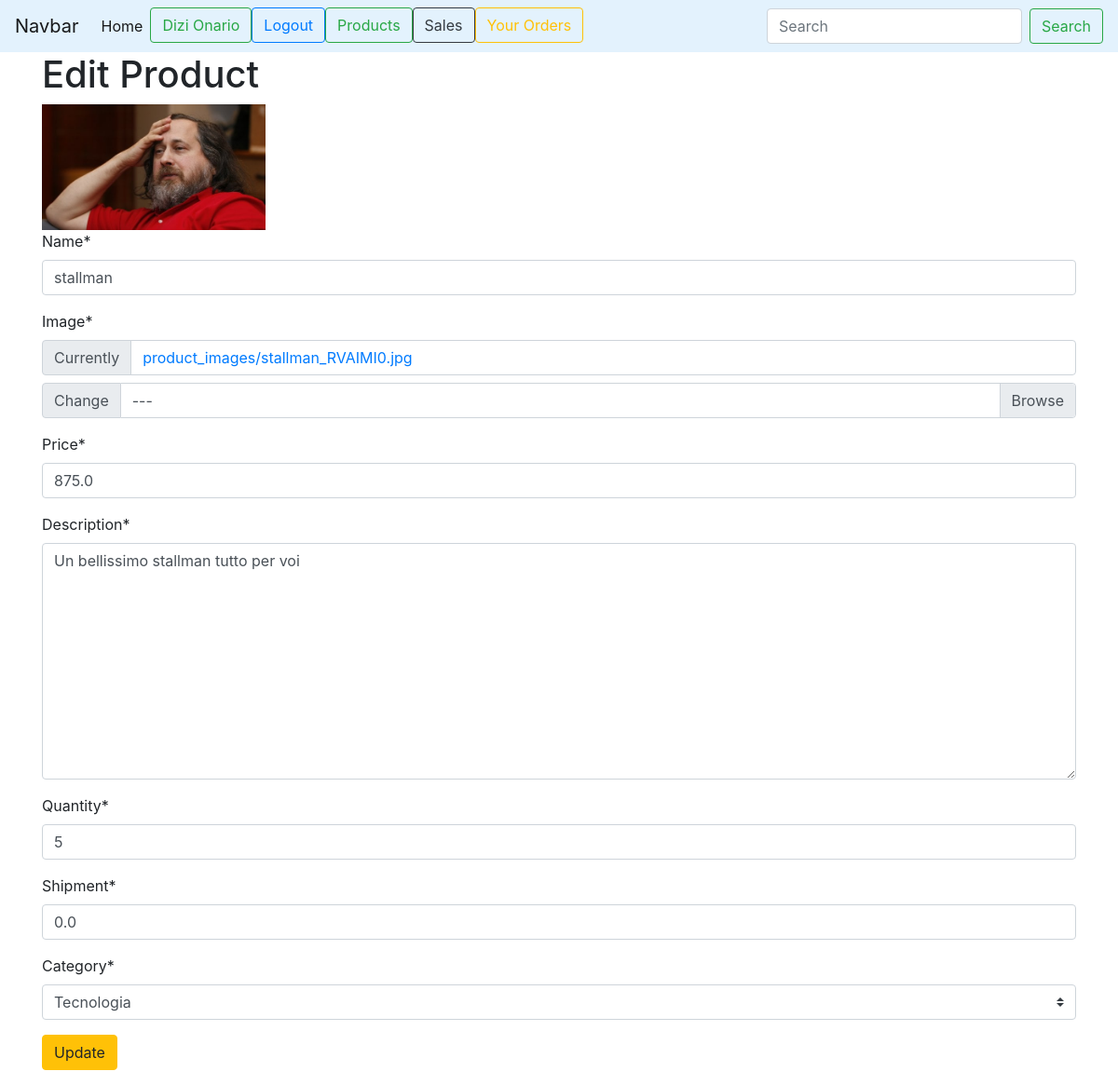
Page /product/management/3/change (signed in) on the earlier database version.
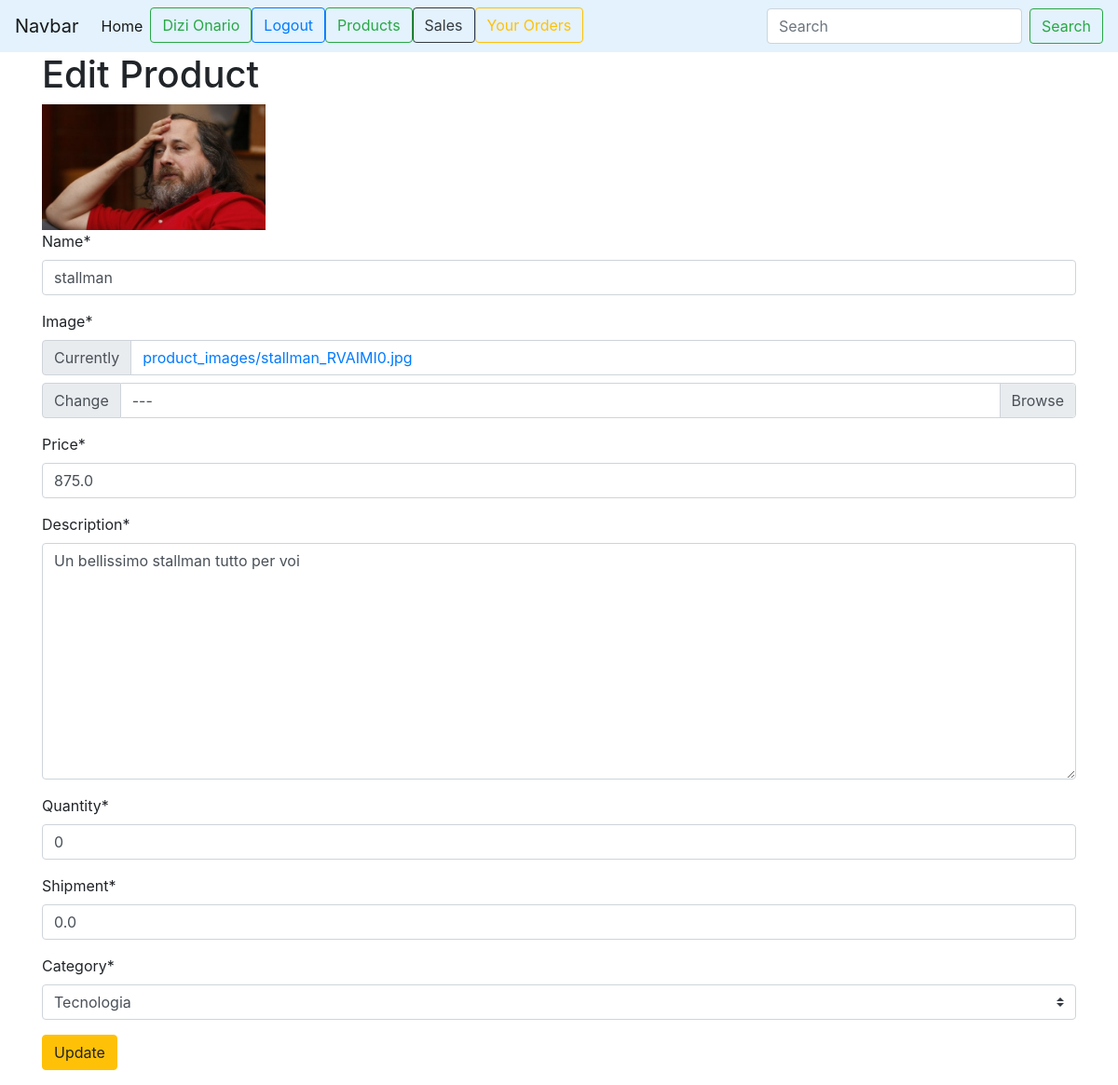
Same page on the later database version.
### product_management/models.py (models this page shows)
class Product(models.Model):
    id = models.AutoField(primary_key=True)
    name = models.CharField(max_length=50)
    image = models.ImageField(upload_to='product_images/')
    price = models.FloatField(validators=[MinValueValidator(0.0001)])
    description = models.TextField(max_length=500)
    quantity = models.PositiveIntegerField(default=1)
    shipment = models.FloatField(default=0, validators=[MinValueValidator(0)])
    producer = models.ForeignKey(CustomUser, on_delete=models.CASCADE)
    category = models.ForeignKey(MyCategory,on_delete=models.PROTECT)

class MyCategory(models.Model):
    name = models.CharField(max_length=20, primary_key=True)
    description = models.TextField(max_length=200)
    class Meta:
        verbose_name_plural = 'Categories'

### product_management/views.py (the view)
# urls.py: path('management/<int:pk>/change', views.ProductChange.as_view(), name='edit_product'),
class ProductChange(LoginRequiredMixin, UpdateView):
    model = Product
    template_name = 'product_setting/update_product.html'
    form_class = ProductCrispyForm
    success_url = reverse_lazy('product_management:product_management')

### product_management/forms.py
class ProductCrispyForm(SubmitButtonMixin):
    category = CategoryChoiceField(queryset=MyCategory.objects.all())
    helper = FormHelper()
    helper.form_id = 'product-crispy-form'
    helper.form_method = 'POST'
    helper.add_input(Submit('submit', 'Save'))
    class Meta:
        model = Product
        exclude = ('producer',)

### product_management/forms.py (called while the page is built)
    def label_from_instance(self, obj):
        return '{name}'.format(name=obj.name)

### product_management/templates/product_setting/update_product.html (shortened to what this page needs)
{% extends 'base.html' %}#
{% load static %}
{% load crispy_forms_tags %}
{% block content %}
    <div class="container">
        <h1>Edit Product</h1>
        {% if  product.image.url  is not None %}
                    <img src="{{ product.image.url }}" alt="user profile image" width="240">
        {% endif %}
    {% crispy form %}
    </div>
{% endblock %}

Differences in the rows shown:
changed Product "Un bellissimo stallman tutto per voi": quantity "5" → "0"
